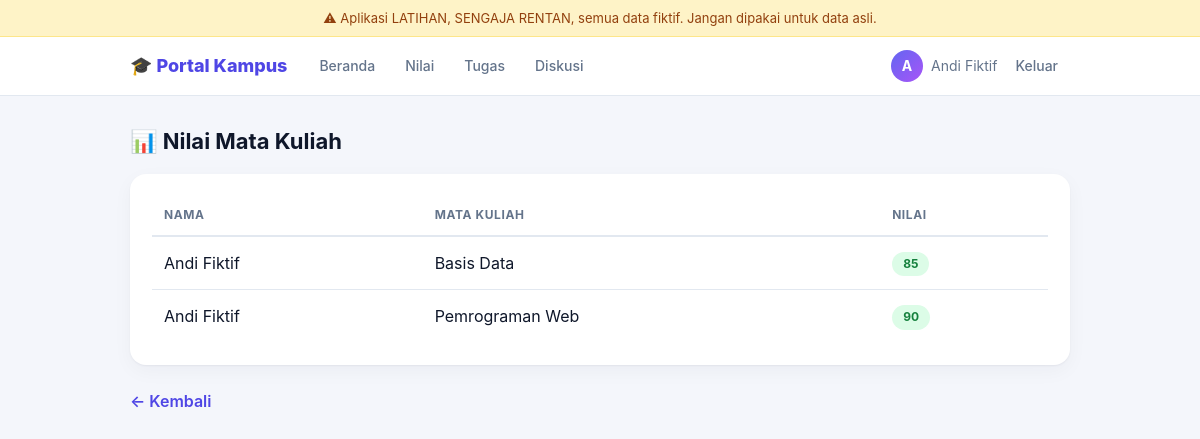
The app's page /nilai.php?id=3 (signed in) with its own data.
### tables this page shows
CREATE TABLE nilai (
  id INT AUTO_INCREMENT PRIMARY KEY,
  mahasiswa_id INT, matkul VARCHAR(100), nilai INT
);

CREATE TABLE users (
  id INT AUTO_INCREMENT PRIMARY KEY,
  username VARCHAR(50) UNIQUE,
  password VARCHAR(100),           
  nama VARCHAR(100),
  nim VARCHAR(20) UNIQUE,
  email VARCHAR(100) UNIQUE,
  role ENUM('mahasiswa','dosen','admin')
);

### nilai.php (the view, shortened to what this page needs)
<?php require 'config.php'; wajib_login(); banner();
$id = $_GET['id'];
$r = $db->query("SELECT u.nama, n.matkul, n.nilai FROM nilai n JOIN users u ON u.id=n.mahasiswa_id WHERE n.mahasiswa_id=$id");
?>
<h2>📊 Nilai Mata Kuliah</h2>
<div class="card">
<table><thead><tr><th>Nama</th><th>Mata Kuliah</th><th>Nilai</th></tr></thead><tbody>
<?php $ada=false; while ($row = $r->fetch_assoc()) { $ada=true; $n=(int)$row['nilai']; $g=$n>=85?'g-a':($n>=75?'g-b':'g-c'); ?>
<tr><td><?= $row['nama'] ?></td><td><?= $row['matkul'] ?></td><td><span class="badge <?= $g ?>"><?= $n ?></span></td></tr>
<?php } ?>
</tbody></table>
</div>
<a class="back" href="index.php">← Kembali</a>

### style.css (style rules this page uses)
:root { --primary:#4f46e5;--primary-d:#4338ca;--bg:#f4f6fb;--card:#fff;--text:#0f172a;--muted:#64748b;--line:#e2e8f0;--ok:#16a34a;--warn:#d97706;--bad:#dc2626 }
* { box-sizing:border-box }
body { margin:0;font-family:Inter,system-ui,"Segoe UI",Arial,sans-serif;background:var(--bg);color:var(--text);line-height:1.55 }
h2 { font-size:22px;margin:0 0 16px }
.card { background:var(--card);border-radius:16px;padding:22px;box-shadow:0 1px 2px #0f172a0d,0 6px 20px #0f172a0a;margin-bottom:18px }
table { width:100%;border-collapse:collapse }
th { font-size:12px;text-transform:uppercase;letter-spacing:.05em;color:var(--muted);text-align:left;padding:10px 12px;border-bottom:2px solid var(--line) }
td { padding:13px 12px;border-bottom:1px solid var(--line) }
tr:last-child td { border-bottom:0 }
.badge { display:inline-block;padding:3px 11px;border-radius:999px;font-size:12px;font-weight:700;background:#e2e8f0;color:#334155 }
.g-a { background:#dcfce7;color:#15803d }
.back { display:inline-block;margin-top:6px;color:var(--primary);text-decoration:none;font-weight:600 }

### records on screen
nilai: users.nama "Andi Fiktif", matkul "Basis Data", nilai "85"
nilai: users.nama "Andi Fiktif", matkul "Pemrograman Web", nilai "90"

### other values on screen
mb_strtoupper(mb_substr($nama,0,1)) "A"
$nama "Andi Fiktif"
